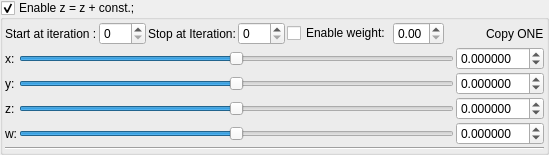
    <widget class="MyGroupBox" name="groupCheck_transform_additionConstant1_enabled">
     <property name="title">
      <string>Enable z = z + const.; </string>
     </property>
     <property name="checkable">
      <bool>true</bool>
     </property>
     <layout class="QVBoxLayout" name="verticalLayout_11" stretch="0,0,0">
      <property name="spacing">
       <number>2</number>
      </property>
      <property name="leftMargin">
       <number>2</number>
      </property>
      <property name="topMargin">
       <number>2</number>
      </property>
      <property name="rightMargin">
       <number>2</number>
      </property>
      <property name="bottomMargin">
       <number>2</number>
      </property>
      <item>
       <layout class="QGridLayout" name="gridLayout_3">
        <property name="leftMargin">
         <number>0</number>
        </property>
        <property name="topMargin">
         <number>0</number>
        </property>
        <item row="0" column="3">
         <widget class="MySpinBox" name="spinboxInt_transform_additionConstant1_stop_iterations">
          <property name="sizePolicy">
           <sizepolicy hsizetype="Minimum" vsizetype="Maximum">
            <horstretch>0</horstretch>
            <verstretch>0</verstretch>
           </sizepolicy>
          </property>
          <property name="maximum">
           <number>250</number>
          </property>
         </widget>
        </item>
        <item row="0" column="2">
         <widget class="QLabel" name="label_52">
          <property name="text">
           <string>Stop at Iteration:</string>
          </property>
         </widget>
        </item>
        <item row="0" column="6">
         <widget class="MyDoubleSpinBox" name="spinbox_transform_additionConstant1_weight">
          <property name="sizePolicy">
           <sizepolicy hsizetype="Minimum" vsizetype="Maximum">
            <horstretch>0</horstretch>
            <verstretch>0</verstretch>
           </sizepolicy>
          </property>
          <property name="decimals">
           <number>2</number>
          </property>
          <property name="minimum">
           <double>0.000000000000000</double>
          </property>
          <property name="maximum">
           <double>1.000000000000000</double>
          </property>
          <property name="singleStep">
           <double>0.100000000000000</double>
          </property>
         </widget>
        </item>
        <item row="0" column="1">
         <widget class="MySpinBox" name="spinboxInt_transform_additionConstant1_start_iterations">
          <property name="sizePolicy">
           <sizepolicy hsizetype="Minimum" vsizetype="Maximum">
            <horstretch>0</horstretch>
            <verstretch>0</verstretch>
           </sizepolicy>
          </property>
          <property name="minimum">
           <number>0</number>
          </property>
          <property name="maximum">
           <number>250</number>
          </property>
          <property name="value">
           <number>0</number>
          </property>
         </widget>
        </item>
        <item row="0" column="8">
         <widget class="QLabel" name="label_116">
          <property name="text">
           <string>Copy ONE</string>
          </property>
         </widget>
        </item>
        <item row="0" column="0">
         <widget class="QLabel" name="label_49">
          <property name="sizePolicy">
           <sizepolicy hsizetype="Preferred" vsizetype="Preferred">
            <horstretch>0</horstretch>
            <verstretch>0</verstretch>
           </sizepolicy>
          </property>
          <property name="text">
           <string>Start at iteration :</string>
          </property>
         </widget>
        </item>
        <item row="0" column="7">
         <spacer name="horizontalSpacer_2">
          <property name="orientation">
           <enum>Qt::Horizontal</enum>
          </property>
          <property name="sizeHint" stdset="0">
           <size>
            <width>40</width>
            <height>20</height>
           </size>
          </property>
         </spacer>
        </item>
        <item row="0" column="4">
         <widget class="QCheckBox" name="checkBox_transform_additionConstant1_weight_enabled">
          <property name="text">
           <string>Enable weight:</string>
          </property>
         </widget>
        </item>
       </layout>
      </item>
      <item>
       <layout class="QGridLayout" name="gridLayout_13">
        <property name="spacing">
         <number>2</number>
        </property>
        <item row="2" column="2">
         <widget class="MyDoubleSpinBox" name="spinbox3_transform_additionConstant1_z">
          <property name="sizePolicy">
           <sizepolicy hsizetype="Minimum" vsizetype="Maximum">
            <horstretch>0</horstretch>
            <verstretch>0</verstretch>
           </sizepolicy>
          </property>
          <property name="decimals">
           <number>6</number>
          </property>
          <property name="minimum">
           <double>-99.989999999999995</double>
          </property>
          <property name="singleStep">
           <double>0.100000000000000</double>
          </property>
         </widget>
        </item>
        <item row="1" column="2">
         <widget class="MyDoubleSpinBox" name="spinbox3_transform_additionConstant1_y">
          <property name="sizePolicy">
           <sizepolicy hsizetype="Minimum" vsizetype="Maximum">
            <horstretch>0</horstretch>
            <verstretch>0</verstretch>
           </sizepolicy>
          </property>
          <property name="decimals">
           <number>6</number>
          </property>
          <property name="minimum">
           <double>-99.989999999999995</double>
          </property>
          <property name="singleStep">
           <double>0.100000000000000</double>
          </property>
         </widget>
        </item>
        <item row="0" column="2">
         <widget class="MyDoubleSpinBox" name="spinbox3_transform_additionConstant1_x">
          <property name="sizePolicy">
           <sizepolicy hsizetype="Minimum" vsizetype="Maximum">
            <horstretch>0</horstretch>
            <verstretch>0</verstretch>
           </sizepolicy>
          </property>
          <property name="prefix">
           <string/>
          </property>
          <property name="decimals">
           <number>6</number>
          </property>
          <property name="minimum">
           <double>-99.989999999999995</double>
          </property>
          <property name="singleStep">
           <double>0.100000000000000</double>
          </property>
         </widget>
        </item>
        <item row="0" column="0">
         <widget class="QLabel" name="label_3">
          <property name="text">
           <string>x:</string>
          </property>
         </widget>
        </item>
        <item row="2" column="1">
         <widget class="QSlider" name="slider3_transform_additionConstant1_z">
          <property name="sizePolicy">
           <sizepolicy hsizetype="Expanding" vsizetype="Maximum">
            <horstretch>0</horstretch>
            <verstretch>0</verstretch>
           </sizepolicy>
          </property>
          <property name="minimum">
           <number>-2000000</number>
          </property>
          <property name="maximum">
           <number>2000000</number>
          </property>
          <property name="orientation">
           <enum>Qt::Horizontal</enum>
          </property>
         </widget>
        </item>
        <item row="1" column="0">
         <widget class="QLabel" name="label_4">
          <property name="text">
           <string>y:</string>
          </property>
         </widget>
        </item>
        <item row="2" column="0">
         <widget class="QLabel" name="label_11">
          <property name="text">
           <string>z:</string>
          </property>
         </widget>
        </item>
        <item row="0" column="1">
         <widget class="QSlider" name="slider3_transform_additionConstant1_x">
          <property name="sizePolicy">
           <sizepolicy hsizetype="Expanding" vsizetype="Maximum">
            <horstretch>0</horstretch>
            <verstretch>0</verstretch>
           </sizepolicy>
          </property>
          <property name="minimum">
           <number>-2000000</number>
          </property>
          <property name="maximum">
           <number>2000000</number>
          </property>
          <property name="orientation">
           <enum>Qt::Horizontal</enum>
          </property>
         </widget>
        </item>
        <item row="1" column="1">
         <widget class="QSlider" name="slider3_transform_additionConstant1_y">
          <property name="sizePolicy">
           <sizepolicy hsizetype="Expanding" vsizetype="Maximum">
            <horstretch>0</horstretch>
            <verstretch>0</verstretch>
           </sizepolicy>
          </property>
          <property name="minimum">
           <number>-2000000</number>
          </property>
          <property name="maximum">
           <number>2000000</number>
          </property>
          <property name="orientation">
           <enum>Qt::Horizontal</enum>
          </property>
         </widget>
        </item>
        <item row="3" column="2">
         <widget class="MyDoubleSpinBox" name="spinbox_transform_additionConstant1W">
          <property name="sizePolicy">
           <sizepolicy hsizetype="Minimum" vsizetype="Maximum">
            <horstretch>0</horstretch>
            <verstretch>0</verstretch>
           </sizepolicy>
          </property>
          <property name="decimals">
           <number>6</number>
          </property>
          <property name="minimum">
           <double>-99.989999999999995</double>
          </property>
          <property name="singleStep">
           <double>0.100000000000000</double>
          </property>
         </widget>
        </item>
        <item row="3" column="1">
         <widget class="QSlider" name="slider_transform_additionConstant1W">
          <property name="sizePolicy">
           <sizepolicy hsizetype="Expanding" vsizetype="Maximum">
            <horstretch>0</horstretch>
            <verstretch>0</verstretch>
           </sizepolicy>
          </property>
          <property name="minimum">
           <number>-2000000</number>
          </property>
          <property name="maximum">
           <number>2000000</number>
          </property>
          <property name="orientation">
           <enum>Qt::Horizontal</enum>
          </property>
         </widget>
        </item>
        <item row="3" column="0">
         <widget class="QLabel" name="label_44">
          <property name="text">
           <string>w:</string>
          </property>
         </widget>
        </item>
       </layout>
      </item>
      <item>
       <widget class="Line" name="line_11">
        <property name="orientation">
         <enum>Qt::Horizontal</enum>
        </property>
       </widget>
      </item>
     </layout>
    </widget>
